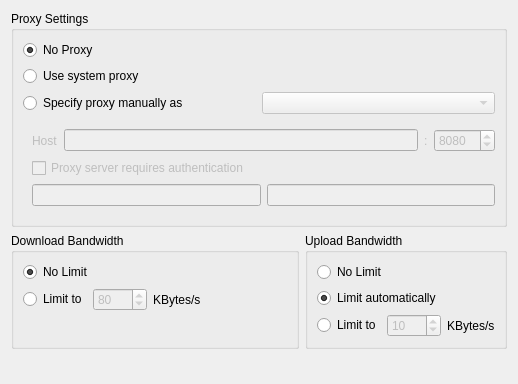
<?xml version="1.0" encoding="UTF-8"?>
<ui version="4.0">
 <class>Mirall::NetworkSettings</class>
 <widget class="QWidget" name="Mirall::NetworkSettings">
  <property name="geometry">
   <rect>
    <x>0</x>
    <y>0</y>
    <width>518</width>
    <height>384</height>
   </rect>
  </property>
  <property name="windowTitle">
   <string>Form</string>
  </property>
  <layout class="QGridLayout" name="gridLayout_3">
   <item row="0" column="0" colspan="2">
    <widget class="QGroupBox" name="proxyGroupBox">
     <property name="enabled">
      <bool>true</bool>
     </property>
     <property name="title">
      <string>Proxy Settings</string>
     </property>
     <layout class="QGridLayout" name="gridLayout">
      <item row="0" column="0">
       <widget class="QRadioButton" name="noProxyRadioButton">
        <property name="text">
         <string>No Proxy</string>
        </property>
        <property name="checked">
         <bool>true</bool>
        </property>
        <attribute name="buttonGroup">
         <string notr="true">proxyButtonGroup</string>
        </attribute>
       </widget>
      </item>
      <item row="1" column="0">
       <widget class="QRadioButton" name="systemProxyRadioButton">
        <property name="text">
         <string>Use system proxy</string>
        </property>
        <attribute name="buttonGroup">
         <string notr="true">proxyButtonGroup</string>
        </attribute>
       </widget>
      </item>
      <item row="2" column="0">
       <widget class="QRadioButton" name="manualProxyRadioButton">
        <property name="text">
         <string>Specify proxy manually as</string>
        </property>
        <attribute name="buttonGroup">
         <string notr="true">proxyButtonGroup</string>
        </attribute>
       </widget>
      </item>
      <item row="2" column="1">
       <widget class="QComboBox" name="typeComboBox">
        <property name="enabled">
         <bool>false</bool>
        </property>
       </widget>
      </item>
      <item row="3" column="0" colspan="2">
       <widget class="QWidget" name="manualSettings" native="true">
        <property name="enabled">
         <bool>false</bool>
        </property>
        <layout class="QVBoxLayout" name="verticalLayout">
         <property name="rightMargin">
          <number>0</number>
         </property>
         <item>
          <layout class="QHBoxLayout" name="horizontalLayout">
           <item>
            <widget class="QLabel" name="hostLabel">
             <property name="text">
              <string>Host</string>
             </property>
            </widget>
           </item>
           <item>
            <widget class="QLineEdit" name="hostLineEdit">
             <property name="sizePolicy">
              <sizepolicy hsizetype="MinimumExpanding" vsizetype="Fixed">
               <horstretch>0</horstretch>
               <verstretch>0</verstretch>
              </sizepolicy>
             </property>
             <property name="text">
              <string/>
             </property>
            </widget>
           </item>
           <item>
            <widget class="QLabel" name="label">
             <property name="text">
              <string>:</string>
             </property>
            </widget>
           </item>
           <item>
            <widget class="QSpinBox" name="portSpinBox">
             <property name="enabled">
              <bool>true</bool>
             </property>
             <property name="sizePolicy">
              <sizepolicy hsizetype="Maximum" vsizetype="Fixed">
               <horstretch>0</horstretch>
               <verstretch>0</verstretch>
              </sizepolicy>
             </property>
             <property name="minimum">
              <number>1</number>
             </property>
             <property name="maximum">
              <number>65535</number>
             </property>
             <property name="value">
              <number>8080</number>
             </property>
            </widget>
           </item>
          </layout>
         </item>
         <item>
          <widget class="QCheckBox" name="authRequiredcheckBox">
           <property name="enabled">
            <bool>false</bool>
           </property>
           <property name="text">
            <string>Proxy server requires authentication</string>
           </property>
          </widget>
         </item>
         <item>
          <widget class="QWidget" name="authWidgets" native="true">
           <property name="enabled">
            <bool>false</bool>
           </property>
           <layout class="QHBoxLayout" name="horizontalLayout_2">
            <property name="margin">
             <number>0</number>
            </property>
            <item>
             <widget class="QLineEdit" name="userLineEdit">
              <property name="enabled">
               <bool>true</bool>
              </property>
              <property name="text">
               <string/>
              </property>
             </widget>
            </item>
            <item>
             <widget class="QLineEdit" name="passwordLineEdit">
              <property name="enabled">
               <bool>true</bool>
              </property>
              <property name="text">
               <string/>
              </property>
              <property name="echoMode">
               <enum>QLineEdit::Password</enum>
              </property>
             </widget>
            </item>
           </layout>
          </widget>
         </item>
        </layout>
       </widget>
      </item>
     </layout>
    </widget>
   </item>
   <item row="1" column="0">
    <widget class="QGroupBox" name="groupBox">
     <property name="title">
      <string>Download Bandwidth</string>
     </property>
     <layout class="QGridLayout" name="gridLayout_2">
      <item row="2" column="0">
       <widget class="QRadioButton" name="downloadLimitRadioButton">
        <property name="text">
         <string>Limit to</string>
        </property>
       </widget>
      </item>
      <item row="2" column="1">
       <layout class="QHBoxLayout" name="horizontalLayout_3">
        <item>
         <widget class="QSpinBox" name="downloadSpinBox">
          <property name="enabled">
           <bool>false</bool>
          </property>
          <property name="maximum">
           <number>9999</number>
          </property>
          <property name="value">
           <number>80</number>
          </property>
         </widget>
        </item>
        <item>
         <widget class="QLabel" name="label_3">
          <property name="text">
           <string>KBytes/s</string>
          </property>
         </widget>
        </item>
       </layout>
      </item>
      <item row="3" column="0" colspan="2">
       <spacer name="verticalSpacer_2">
        <property name="orientation">
         <enum>Qt::Vertical</enum>
        </property>
        <property name="sizeHint" stdset="0">
         <size>
          <width>147</width>
          <height>25</height>
         </size>
        </property>
       </spacer>
      </item>
      <item row="0" column="0" colspan="2">
       <widget class="QRadioButton" name="noDownloadLimitRadioButton">
        <property name="text">
         <string>No Limit</string>
        </property>
        <property name="checked">
         <bool>true</bool>
        </property>
       </widget>
      </item>
      <item row="2" column="2">
       <spacer name="horizontalSpacer">
        <property name="orientation">
         <enum>Qt::Horizontal</enum>
        </property>
        <property name="sizeHint" stdset="0">
         <size>
          <width>40</width>
          <height>20</height>
         </size>
        </property>
       </spacer>
      </item>
     </layout>
    </widget>
   </item>
   <item row="1" column="1">
    <widget class="QGroupBox" name="groupBox_2">
     <property name="title">
      <string>Upload Bandwidth</string>
     </property>
     <layout class="QGridLayout" name="gridLayout_4">
      <item row="0" column="0" colspan="2">
       <widget class="QRadioButton" name="noUploadLimitRadioButton">
        <property name="text">
         <string>No Limit</string>
        </property>
       </widget>
      </item>
      <item row="1" column="0" colspan="2">
       <widget class="QRadioButton" name="autoUploadLimitRadioButton">
        <property name="text">
         <string>Limit automatically</string>
        </property>
        <property name="checked">
         <bool>true</bool>
        </property>
       </widget>
      </item>
      <item row="2" column="0">
       <widget class="QRadioButton" name="uploadLimitRadioButton">
        <property name="text">
         <string>Limit to</string>
        </property>
       </widget>
      </item>
      <item row="2" column="1">
       <layout class="QHBoxLayout" name="horizontalLayout_4">
        <item>
         <widget class="QSpinBox" name="uploadSpinBox">
          <property name="enabled">
           <bool>false</bool>
          </property>
          <property name="minimum">
           <number>1</number>
          </property>
          <property name="maximum">
           <number>9999</number>
          </property>
          <property name="value">
           <number>10</number>
          </property>
         </widget>
        </item>
        <item>
         <widget class="QLabel" name="label_4">
          <property name="text">
           <string>KBytes/s</string>
          </property>
         </widget>
        </item>
       </layout>
      </item>
     </layout>
     <zorder>autoUploadLimitRadioButton</zorder>
     <zorder>uploadLimitRadioButton</zorder>
     <zorder>noUploadLimitRadioButton</zorder>
    </widget>
   </item>
   <item row="2" column="1">
    <spacer name="verticalSpacer">
     <property name="orientation">
      <enum>Qt::Vertical</enum>
     </property>
     <property name="sizeHint" stdset="0">
      <size>
       <width>20</width>
       <height>0</height>
      </size>
     </property>
    </spacer>
   </item>
  </layout>
 </widget>
 <resources/>
 <connections>
  <connection>
   <sender>downloadLimitRadioButton</sender>
   <signal>toggled(bool)</signal>
   <receiver>downloadSpinBox</receiver>
   <slot>setEnabled(bool)</slot>
   <hints>
    <hint type="sourcelabel">
     <x>73</x>
     <y>69</y>
    </hint>
    <hint type="destinationlabel">
     <x>131</x>
     <y>78</y>
    </hint>
   </hints>
  </connection>
  <connection>
   <sender>uploadLimitRadioButton</sender>
   <signal>toggled(bool)</signal>
   <receiver>uploadSpinBox</receiver>
   <slot>setEnabled(bool)</slot>
   <hints>
    <hint type="sourcelabel">
     <x>322</x>
     <y>101</y>
    </hint>
    <hint type="destinationlabel">
     <x>411</x>
     <y>106</y>
    </hint>
   </hints>
  </connection>
 </connections>
 <buttongroups>
  <buttongroup name="proxyButtonGroup"/>
 </buttongroups>
</ui>
